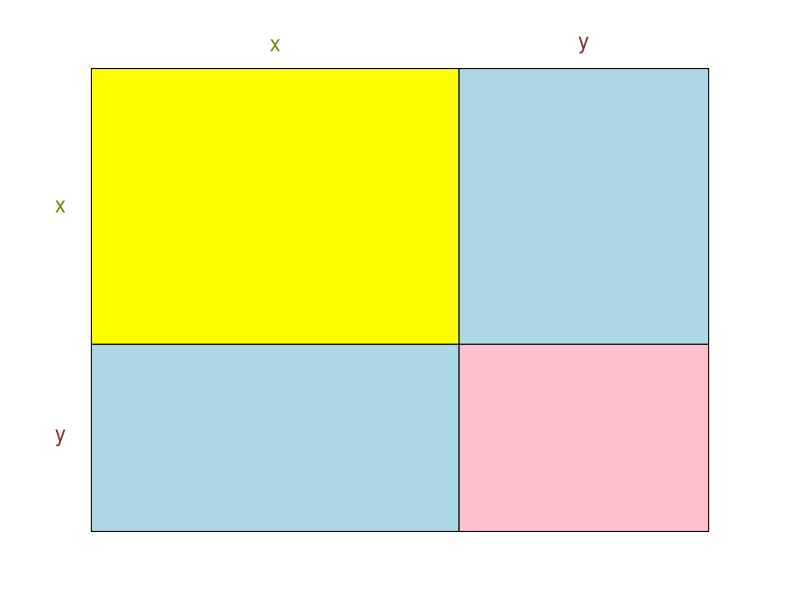
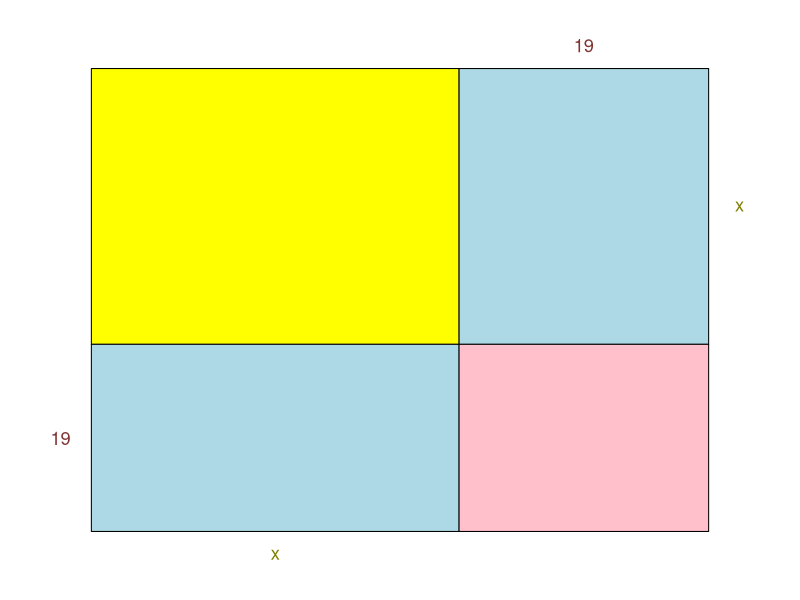

Reproduce these figures in R, in order.
## ---- chunk 1
options(scipen=999)
xy = sample(8:30,2)
x = xy[1]
y = xy[2]
## ---- chunk 2
par(mar=c(0,0,0,0),oma=c(0,0,0,0))
plot(0,0,"n",xlim=c(-0.1,1.1),ylim=c(-0.1,1.1),axes=F,ann=F)
N = x+y
b = seq(0,1,length.out=N+1)

polygon(c(0,x/N,x/N,0),c(y/N,y/N,1,1),col="yellow")
polygon(c(1,x/N,x/N,1),c(y/N,y/N,1,1),col="lightblue")
polygon(c(0,x/N,x/N,0),c(0,0,y/N,y/N),col="lightblue")
polygon(c(1,x/N,x/N,1),c(0,0,y/N,y/N),col="pink")

col1 = color=rgb(0.5,0.5,0)
col2 = color=rgb(0.5,0.2,0.2)

text(x/N/2,1.05,"x",cex=1.3,col=col1)
text(-0.05,(1-x/N/2),"x",cex=1.3,col=col1)
text(1-y/N/2,1.05,"y",cex=1.3,col=col2)
text(-0.05,(y/N/2),"y",cex=1.3,col=col2)

## ---- chunk 3
par(mar=c(0,0,0,0),oma=c(0,0,0,0))
plot(0,0,"n",xlim=c(-0.1,1.1),ylim=c(-0.1,1.1),axes=F,ann=F)
N = x+y
b = seq(0,1,length.out=N+1)

polygon(c(0,x/N,x/N,0),c(y/N,y/N,1,1),col="yellow")
polygon(c(1,x/N,x/N,1),c(y/N,y/N,1,1),col="lightblue")
polygon(c(0,x/N,x/N,0),c(0,0,y/N,y/N),col="lightblue")
polygon(c(1,x/N,x/N,1),c(0,0,y/N,y/N),col="pink")

col1 = color=rgb(0.5,0.5,0)
col2 = color=rgb(0.5,0.2,0.2)

text(x/N/2,-0.05,"x",cex=1.1,col=col1)
text(1.05,(1-x/N/2),"x",cex=1.1,col=col1)
text(1-y/N/2,1.05,y,cex=1.1,col=col2)
text(-0.05,(y/N/2),y,cex=1.1,col=col2)
